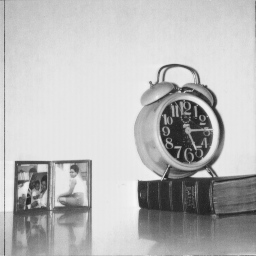
#> input picture image processing/lab09/clock.tiff, 256 x 256 px, found by its file name
$ python zad2.2.py
#> lines starting #> are read from the running program, lines starting #| are printed output that depends on the picture
import matplotlib.pyplot as plt
from skimage.io import imread
import numpy as np

im = imread("E:\Mikolaj\Documents\Projekty\Image Proc\lab09\clock.tiff")
#> im is the input picture: shape (256, 256); min 32, max 246, mean 186
im_fft = np.fft.fft2(im)
im_fft_shift = np.fft.fftshift(im_fft)
im_mag = np.log(np.abs(im_fft_shift)+1)
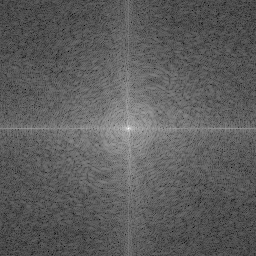
#> im_mag: shape (256, 256) float64; min 2.17, max 16.32, mean 7.35; drawn with min black and max white
fig, ax = plt.subplots(nrows=1, ncols=2, figsize=(8, 4))
ax[0].imshow(im, cmap='gray')
ax[0].set_title('Image', weight='bold')
ax[1].imshow(im_mag, cmap='gray')
ax[1].set_title('FFT Magnitude (log)', size=20)
plt.show()
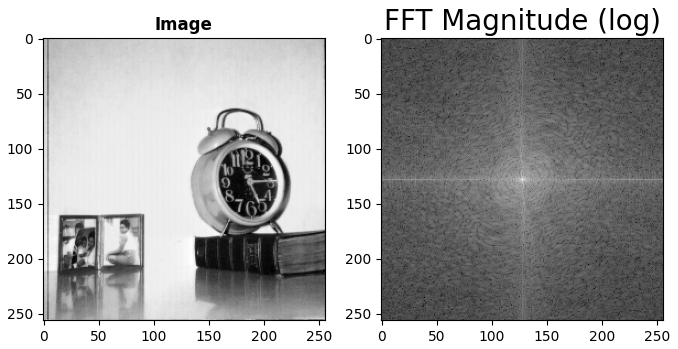
#> figure drawn by matplotlib, 2 panels

im = imread("E:\Mikolaj\Documents\Projekty\Image Proc\lab09\clock_blurry.png")
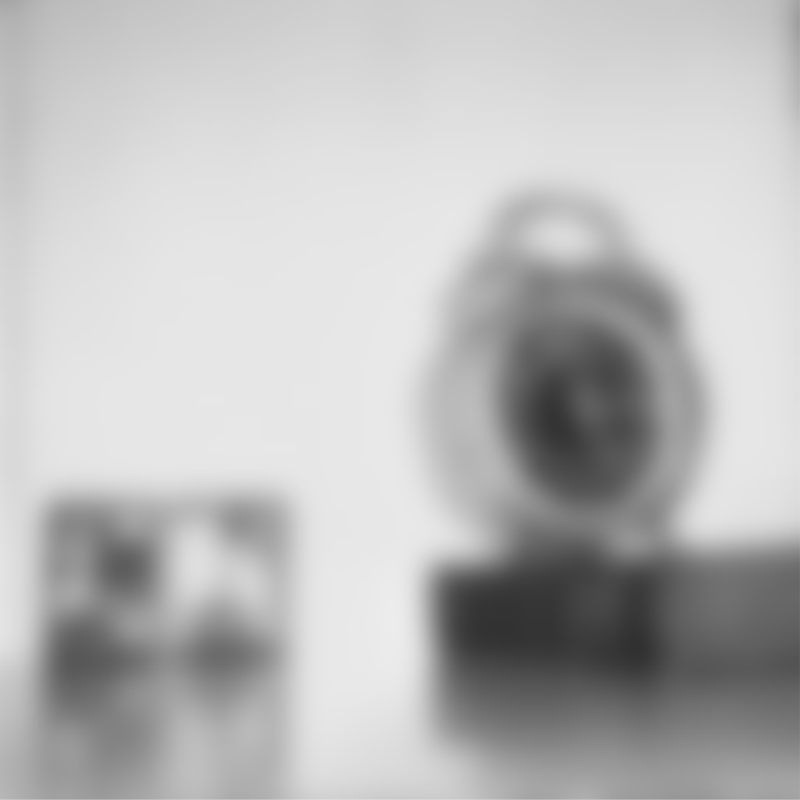
#> input picture image processing/lab09/clock_blurry.png, 800 x 800 px, found by its file name
#> im is the input picture: shape (800, 800); min 49, max 236, mean 185.9
im_fft = np.fft.fft2(im)
im_fft_shift = np.fft.fftshift(im_fft)
im_mag = np.log(np.abs(im_fft_shift)+1)
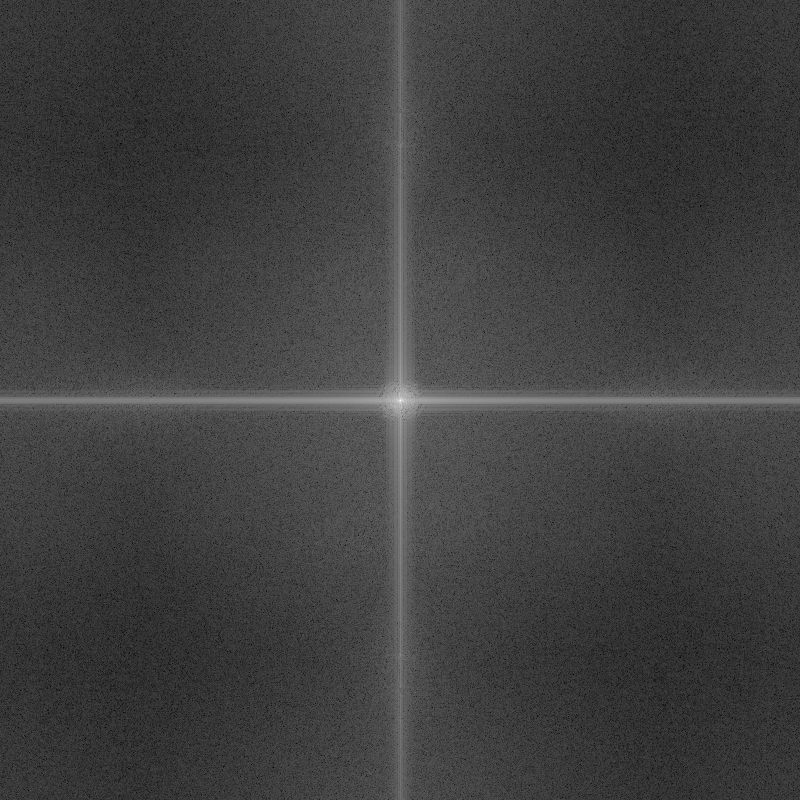
#> im_mag: shape (800, 800) float64; min 0.134, max 18.59, mean 4.77; drawn with min black and max white
fig, ax = plt.subplots(nrows=1, ncols=2, figsize=(8, 4))
ax[0].imshow(im, cmap='gray')
ax[0].set_title('Image', weight='bold')
ax[1].imshow(im_mag, cmap='gray')
ax[1].set_title('FFT Magnitude (log)', size=20)
plt.show()

im = imread("E:\Mikolaj\Documents\Projekty\Image Proc\lab09\clock_sharp.png")
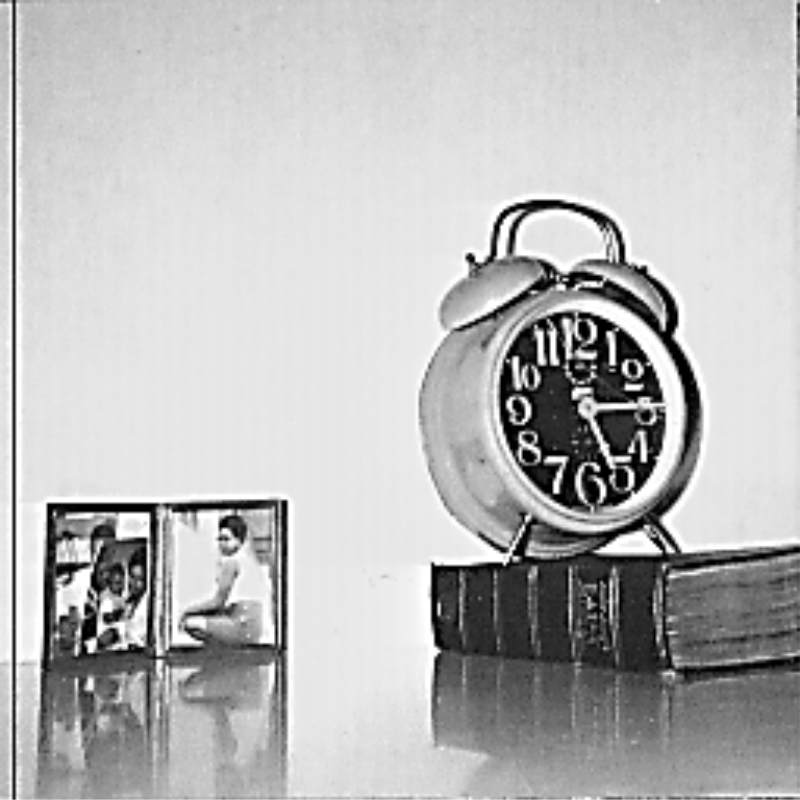
#> input picture image processing/lab09/clock_sharp.png, 800 x 800 px, found by its file name
#> im is the input picture: shape (800, 800); min 0, max 255, mean 185.6
im_fft = np.fft.fft2(im)
im_fft_shift = np.fft.fftshift(im_fft)
im_mag = np.log(np.abs(im_fft_shift)+1)
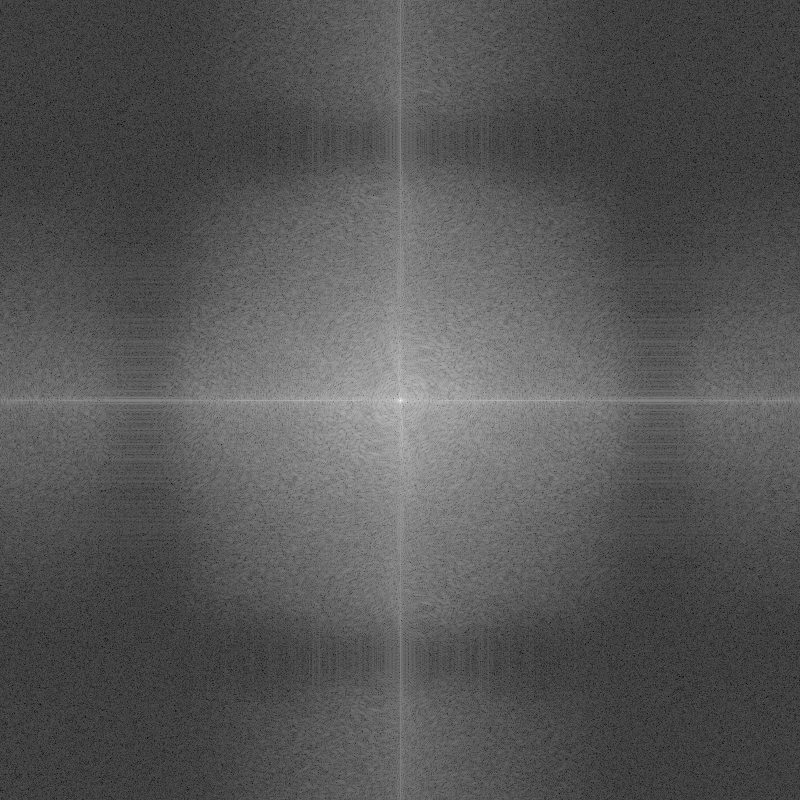
#> im_mag: shape (800, 800) float64; min 0.509, max 18.59, mean 6.66; drawn with min black and max white
fig, ax = plt.subplots(nrows=1, ncols=2, figsize=(8, 4))
ax[0].imshow(im, cmap='gray')
ax[0].set_title('Image', weight='bold')
ax[1].imshow(im_mag, cmap='gray')
ax[1].set_title('FFT Magnitude (log)', size=20)
plt.show()
